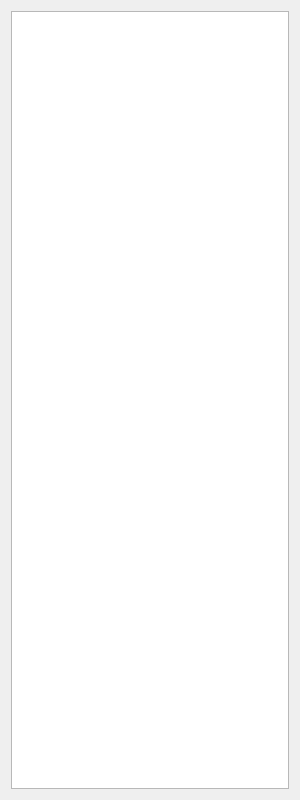
<?xml version="1.0" encoding="UTF-8"?>
<ui version="4.0">
 <class>RlvListWidget</class>
 <widget class="QWidget" name="RlvListWidget">
  <property name="geometry">
   <rect>
    <x>0</x>
    <y>0</y>
    <width>300</width>
    <height>800</height>
   </rect>
  </property>
  <property name="maximumSize">
   <size>
    <width>300</width>
    <height>16777215</height>
   </size>
  </property>
  <property name="windowTitle">
   <string>Form</string>
  </property>
  <layout class="QHBoxLayout" name="horizontalLayout">
   <item>
    <widget class="QListWidget" name="rlvList"/>
   </item>
  </layout>
 </widget>
 <resources/>
 <connections/>
</ui>
